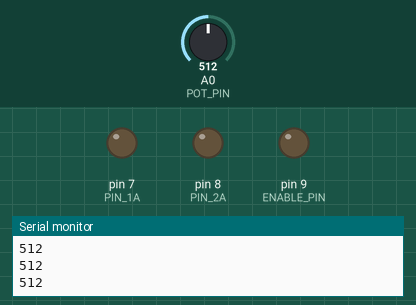
This sketch was run on a simulated Arduino Uno, built with avr-gcc and run on an emulated ATmega328P. Shown: output pins drawn as LEDs (lit = HIGH), the last lines printed to the serial monitor. Inputs (shaded band) come from the test bench; at power-on: A0 (POT_PIN) = 512.

Above: at 1.2 s.
1.3 s: A0 (POT_PIN) set to 499
At 2.4 s:
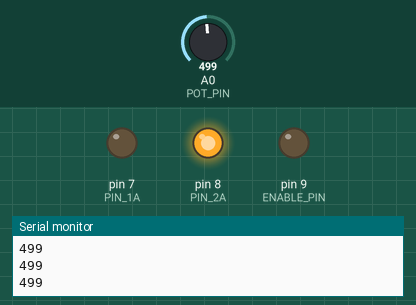
2.8 s: A0 (POT_PIN) set to 534
At 3.7 s:
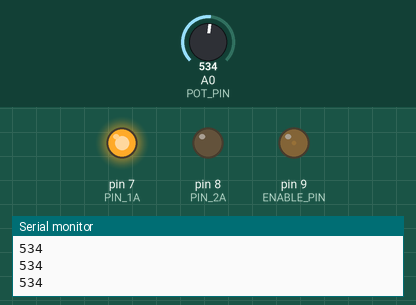
4.3 s: A0 (POT_PIN) set to 514
At 4.7 s:
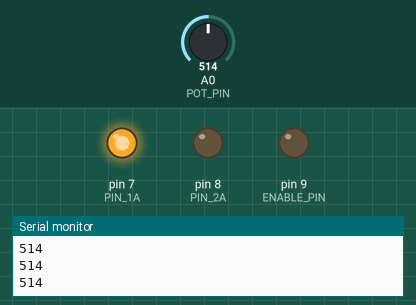
5.8 s: A0 (POT_PIN) set to 490
At 7.0 s:
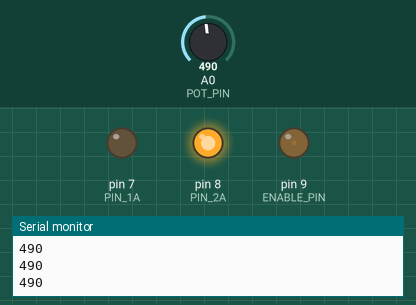
7.3 s: A0 (POT_PIN) set to 306
At 8.2 s:
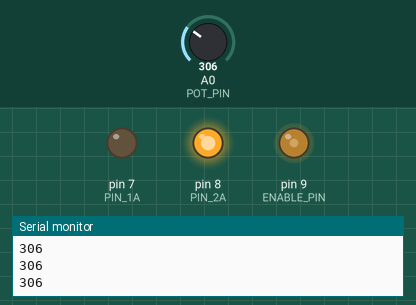
8.8 s: A0 (POT_PIN) set to 122
At 9.5 s:
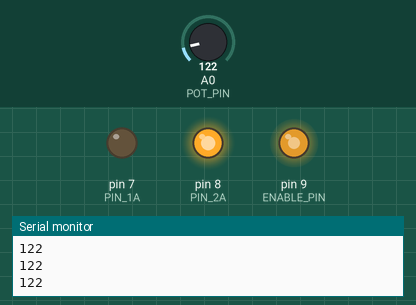
Timing chart, 0 to 11.3 s (numbered marks = the images above; inputs shaded):
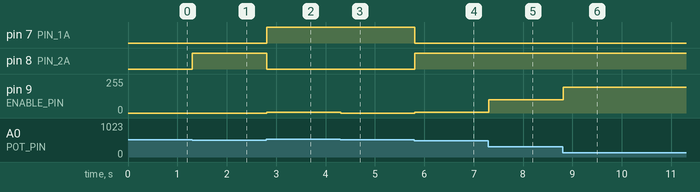

The sketch:

Advance_2-1.ino
```cpp
const int PIN_1A = 7;
const int PIN_2A = 8;
const int ENABLE_PIN = 9;

const int POT_PIN = A0;

void setup() {
    pinMode(PIN_1A, OUTPUT);
    pinMode(PIN_2A, OUTPUT);
    pinMode(ENABLE_PIN, OUTPUT);

    Serial.begin(9600);
}

void loop() {

    int potValue = analogRead(POT_PIN);

    Serial.println(potValue);

    if (potValue < 500) {

        // Counterclockwise
        digitalWrite(PIN_1A, LOW);
        digitalWrite(PIN_2A, HIGH);

        int speedValue = map(
            potValue,
            500, 0,
            0, 255
        );

        analogWrite(ENABLE_PIN, speedValue);
    }

    else if (potValue > 524) {

        // Clockwise
        digitalWrite(PIN_1A, HIGH);
        digitalWrite(PIN_2A, LOW);

        int speedValue = map(
            potValue,
            524, 1023,
            0, 255
        );

        analogWrite(ENABLE_PIN, speedValue);
    }

    else {

        // Stop
        analogWrite(ENABLE_PIN, 0);
    }
}
```

Measured:
- the behaviour switches between 500 and 499 on A0 (POT_PIN) (found by bisection; images 0 and 1)
- after the input at 1.3 s, pin 8 (PIN_2A): LOW → HIGH at once
- after the input at 2.8 s, pin 7 (PIN_1A): LOW → HIGH at once; pin 8 (PIN_2A): HIGH → LOW at once; pin 9 (ENABLE_PIN): 0/255 → 5/255 at once
- after the input at 4.3 s, pin 9 (ENABLE_PIN): 5/255 → 0/255 at once
- after the input at 5.8 s, pin 7 (PIN_1A): HIGH → LOW at once; pin 8 (PIN_2A): LOW → HIGH at once; pin 9 (ENABLE_PIN): 0/255 → 5/255 at once
- after the input at 7.3 s, pin 9 (ENABLE_PIN): 5/255 → 98/255 at once
- after the input at 8.8 s, pin 9 (ENABLE_PIN): 98/255 → 192/255 at once
